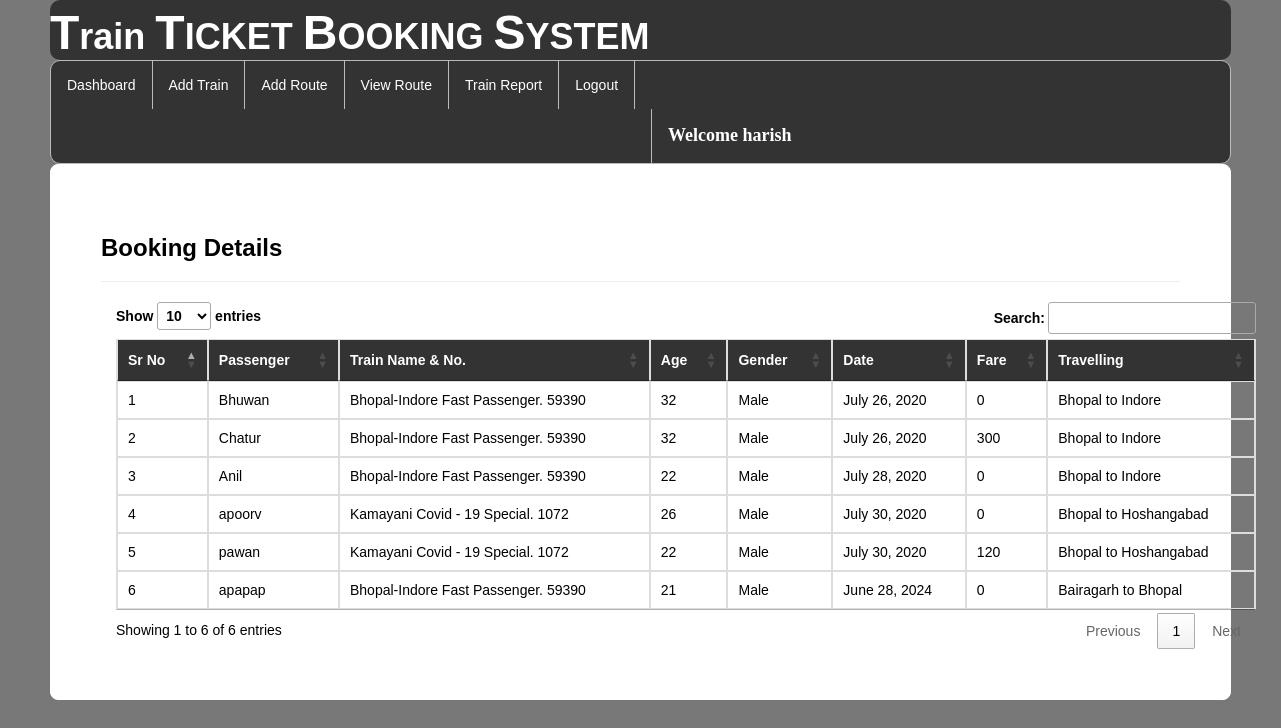
/viewbookings/ (signed in), run on the app's committed database.
### railway/models.py (models this page shows, shortened)
class Book_ticket(models.Model):
    passenger=models.ForeignKey(Passenger,on_delete=models.CASCADE,null=True)
    user=models.ForeignKey(Register,on_delete=models.CASCADE,null=True)
    route=models.CharField(max_length=100,null=True)
    date2=models.DateField(null=True)
    fare=models.IntegerField(null=True)

class Passenger(models.Model):
    user = models.ForeignKey(Register,on_delete=models.CASCADE,null=True)
    train = models.ForeignKey(Add_Train,on_delete=models.CASCADE,null=True)
    name = models.CharField(max_length=100,null=True)
    age = models.IntegerField(null=True)
    gender = models.CharField(max_length=30,null=True)
    route=models.CharField(max_length=100,null=True)
    status = models.CharField(max_length=30,null=True)
    date1 = models.DateField(null=True)
    fare = models.IntegerField(null=True)

class Add_Train(models.Model):
    trainname = models.CharField(max_length=30,null=True)
    train_no = models.IntegerField(null=True)
    from_city = models.CharField(max_length=30,null=True)
    to_city = models.CharField(max_length=30,null=True)
    departuretime=models.CharField(max_length=30,null=True)
    arrivaltime=models.CharField(max_length=30,null=True)
    trevaltime=models.CharField(max_length=100,null=True)
    distance=models.IntegerField(null=True)
    img=models.FileField(null=True)

### railway/views.py (the view)
# urls.py: path('viewbookings/', viewbookings, name="viewbookings"),
def viewbookings(request):
    if not request.user.is_authenticated:
        return redirect('login')
    book = Book_ticket.objects.all()
    d = {'book': book}
    return render(request, 'viewbookings.html', d)

### railway/templates/viewbookings.html (shortened to what this page needs)
{% extends 'navigation3.html' %}
{% load static %}
{% block b %}
<div style="color:Black;border:1px solid white;border-radius:8px;background-color:white;padding:50px">
        <h3><strong>Booking Details</strong></h3><hr>
<div class="container">
<table class="table table-bordered" id="myTable">
  <thead style="color:white;background-color:#333">
  <tr>
    <th>Sr No</th>
    <th>Passenger</th>
      <th>Train Name & No.</th>
      <th>Age</th>
    <th>Gender</th>
    <th>Date</th>
       <th>Fare</th>
       <th>Travelling</th>
  </tr>
  </thead>
   <tbody>
    {% for i in book %}
  <tr>
    <td>{{forloop.counter}}</td>
    <td>{{i.passenger.name}}</td>
    <td>{{i.passenger.train.trainname}}. {{i.passenger.train.train_no}}</td>
      <td>{{i.passenger.age}}</td>
      <td>{{i.passenger.gender}}</td>
      <td>{{i.passenger.date1}}</td>
      <td>{{i.fare}}</td>
      <td>{{i.route}}</td>
  </tr>
    {% endfor %}
    </tbody>
</table>
 </div>
</div>
{% endblock %}

### railway/templates/navigation3.html (shortened to what this page needs)
{% extends 'head.html' %}
{% load static %}
{% block body %}
<link rel = stylesheet href = "//cdn.datatables.net/1.10.19/css/jquery.dataTables.min.css">
<ul class="id2">
  <li id="id1"><a href="{% url 'admindashboard' %}">Dashboard</a></li>
  <li id="id1"><a href="{% url 'add_train' %}">Add Train</a></li>
  <li id="id1"><a href="{% url 'add_route' %}">Add Route</a></li>
  <li id="id1"><a href="{% url 'availableroute' %}">View Route</a></li>
  <li id="id1"><a href="{% url 'view_train'%}">Train Report</a></li>
  <li id="id1"><a href="{% url 'log_out' %}">Logout</a></li>
      <li id="id2" style="margin-left:600px"><a href="" style="color:white"><strong style="font-size:18px;font-family:cursive">Welcome {{request.user.username}}</strong></a></li>
</ul>
{% block b %}
{% endblock %}
{% endblock %}

### railway/templates/navigation3.html (style rules this page uses)
.id2 { list-style-type: none; margin: 0; padding: 0; overflow: hidden; background-color: #333; border-radius:10px; border:1px solid #bbb; }
#id1 { float: left; border-right:1px solid #bbb; }
#id2 { float: left; border-left:1px solid #bbb; }
li:last-child { border-right: none; }
li a { display: block; color: white; text-align: center; padding: 14px 16px; text-decoration: none; }
body { font-family: Arial, Helvetica, sans-serif; }

### data on the page
Book_ticket: passenger.name "Bhuwan", passenger.train.trainname "Bhopal-Indore Fast Passenger", passenger.train.train_no "59390", passenger.age "32", passenger.gender "Male", passenger.date1 "July 26, 2020", fare "0", route "Bhopal to Indore"
Book_ticket: passenger.name "Chatur", passenger.train.trainname "Bhopal-Indore Fast Passenger", passenger.train.train_no "59390", passenger.age "32", passenger.gender "Male", passenger.date1 "July 26, 2020", fare "300", route "Bhopal to Indore"
Book_ticket: passenger.name "Anil", passenger.train.trainname "Bhopal-Indore Fast Passenger", passenger.train.train_no "59390", passenger.age "22", passenger.gender "Male", passenger.date1 "July 28, 2020", fare "0", route "Bhopal to Indore"
Book_ticket: passenger.name "apoorv", passenger.train.trainname "Kamayani Covid - 19 Special", passenger.train.train_no "1072", passenger.age "26", passenger.gender "Male", passenger.date1 "July 30, 2020", fare "0", route "Bhopal to Hoshangabad"
Book_ticket: passenger.name "pawan", passenger.train.trainname "Kamayani Covid - 19 Special", passenger.train.train_no "1072", passenger.age "22", passenger.gender "Male", passenger.date1 "July 30, 2020", fare "120", route "Bhopal to Hoshangabad"
Book_ticket: passenger.name "apapap", passenger.train.trainname "Bhopal-Indore Fast Passenger", passenger.train.train_no "59390", passenger.age "21", passenger.gender "Male", passenger.date1 "June 28, 2024", fare "0", route "Bairagarh to Bhopal"

### other printed values
{{ request.user.username }} "harish"
